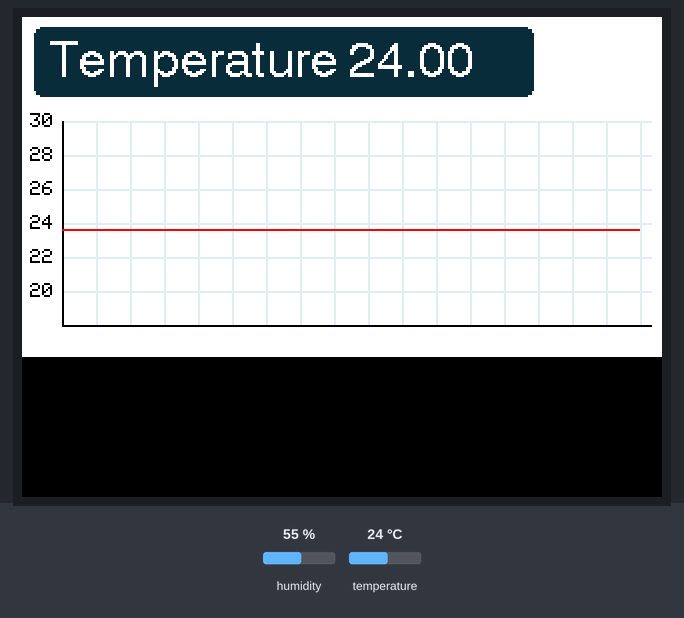
Recording of a sketch running on a simulated ESP32. On the bench: 320×240 colour display. The inputs (shaded band) are chosen by the test bench; at power-on: temperature 24 °C, humidity 55 % (analog values on the 0–4095 scale).

Above: at 1.4 s.
1.5 s: temperature set to 12 °C
At 3.6 s:
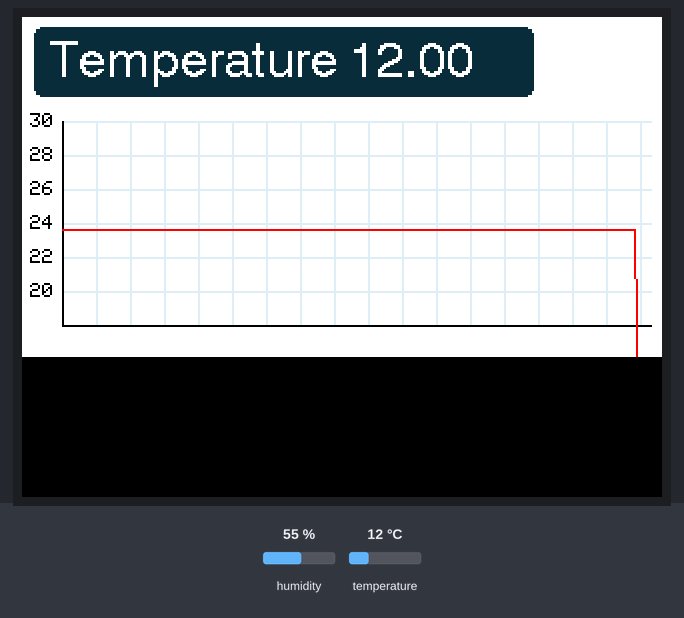
5.3 s: temperature set to 19 °C
At 8.3 s:
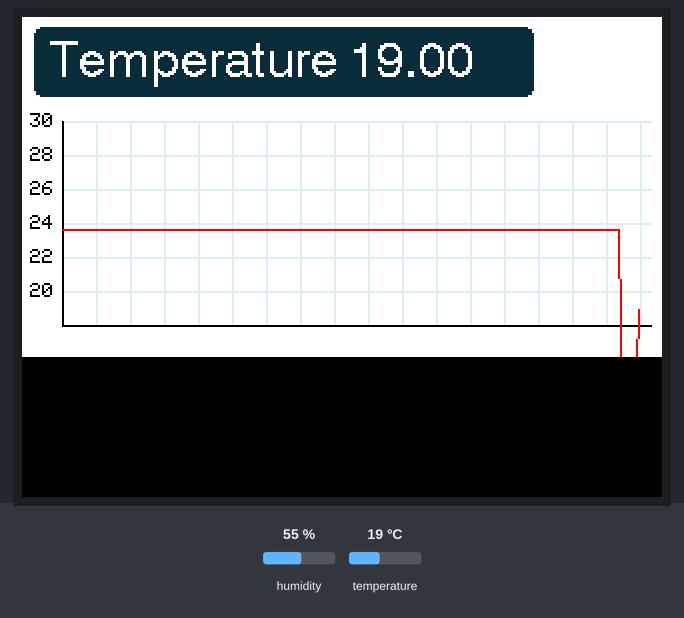
10.0 s: temperature set to 28 °C
At 12.9 s:
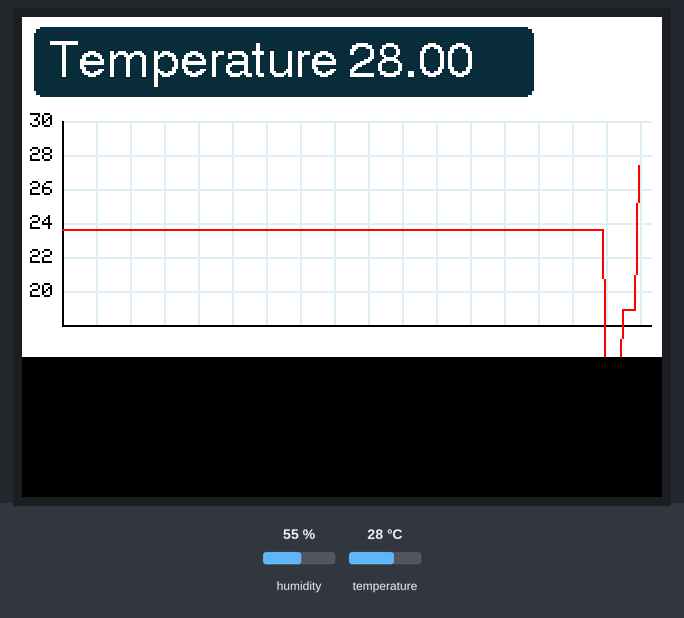
Timing chart, 0 to 14.4 s (numbered marks = the images above; inputs shaded):
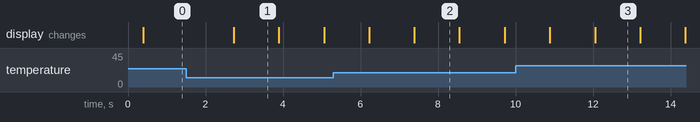

Measured:
- after the input at 1.5 s, the display: changes after 1.2 s (image 1)
- what the display in image 1 shows lasts 1.2 s, from 2.7 s to 3.9 s

The sketch:

LilygoS3-TemperatureGraph-DHT22.ino
```cpp
#include "Arduino.h"
#include "TFT_eSPI.h"/* Please use the TFT library provided in the library. */
#include "DHT.h"

TFT_eSPI lcd = TFT_eSPI();
TFT_eSprite sprite = TFT_eSprite(&lcd);
#define numOfValues 145
float measurmentPoints[numOfValues]={0};
int gw=294;
int gh=102;
int gx=20;
int gy=154;
float current=0;
float pixelsPerDegree = gh /12;
int yStartTemp = 18;

#define grey 0xDF7E
#define blue 0x0967
#define orange 0xC260
#define purple 0x604D
#define green 0x1AE9
#define black 0x0000
DHT dht(16,DHT22);

void setup(void)
{
  dht.begin();
  Serial.begin(115200);
  lcd.init();
  lcd.fillScreen(TFT_BLACK);
  lcd.setRotation(1);

  sprite.createSprite(320, 170);
  sprite.setTextDatum(3);
  sprite.setSwapBytes(true);
  measurmentPoints[numOfValues-1]=yStartTemp;
  analogReadResolution(10);
  current = dht.readTemperature();
  for(int i=0; i<numOfValues ;i++){
    measurmentPoints[i]=current;
  }
}


void loop()
{
  current = dht.readTemperature();
  if (current > 100){
    current=28.66  ;
  }

 for(int i=0; i<numOfValues ;i++){
  measurmentPoints[i]=measurmentPoints[i+1];
 }
 measurmentPoints[numOfValues-1]=current;

  sprite.fillSprite(TFT_WHITE);
  sprite.setTextColor(TFT_WHITE,blue);
  sprite.fillRoundRect(6,5,250,35,4,blue);
  sprite.drawString("Temperature " + String(current),14,24,4);
  sprite.setFreeFont();

  // Vertical grid lines
  for(int i=1;i<20;i++){
   sprite.drawLine(gx+(i*17),gy,gx+(i*17),gy-gh,grey);
  }
  // Horizontal grid lines
  sprite.setTextColor(TFT_BLACK,TFT_WHITE);
  for(int i=1;i<7;i++){
   sprite.drawLine(gx,gy-(i*17),gx+gw,gy-(i*17),grey);
   sprite.drawString(String(yStartTemp+(i*2)),gx-16,gy-(i*17));
  }

  sprite.drawLine(gx,gy,gx+gw,gy,TFT_BLACK);  //Horizontal axis line
  sprite.drawLine(gx,gy,gx,gy-gh,TFT_BLACK);    // Vertical axis line

  // Draw the graph
  for(int i=0;i<numOfValues-1;i++){
    sprite.drawLine(gx+(i*2),gy-(measurmentPoints[i]-yStartTemp)*pixelsPerDegree,gx+((i+1)*2),gy-(measurmentPoints[i+1]-yStartTemp)*pixelsPerDegree,TFT_RED);
  }
  sprite.pushSprite(0,0);
  delay(1000);
}

  
```
